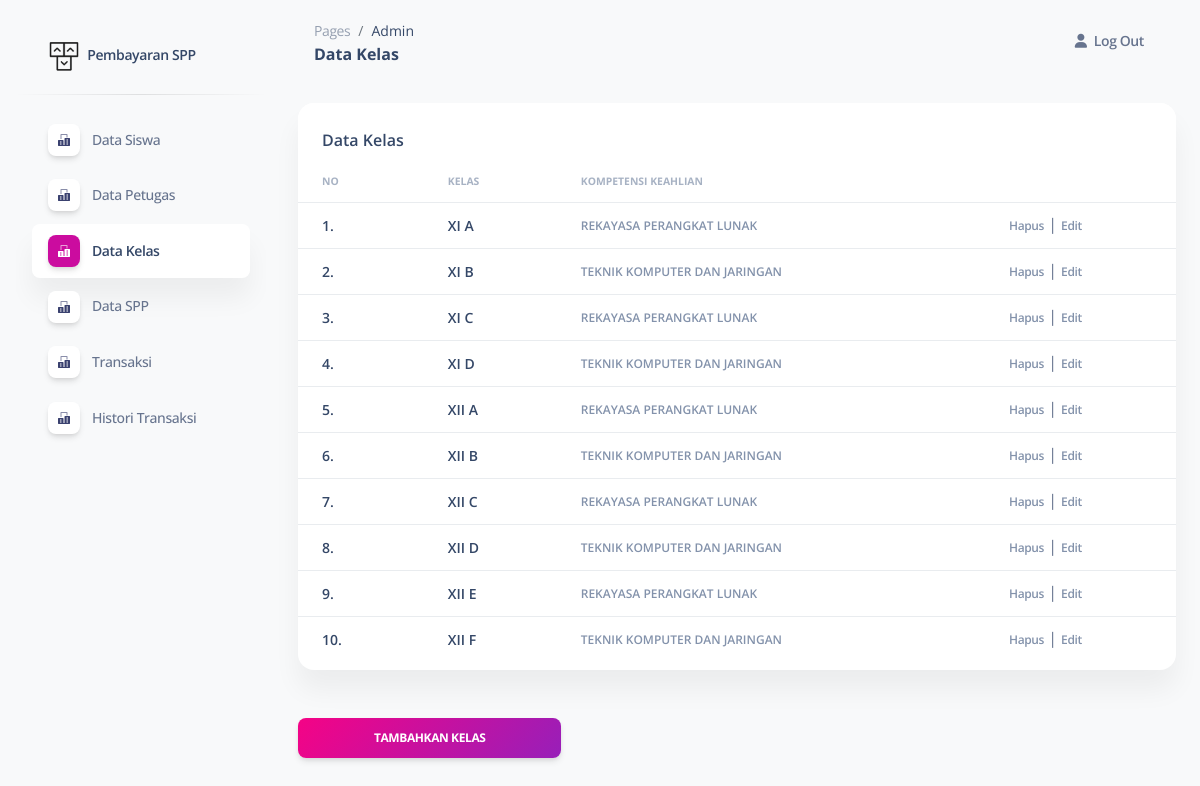
/pages_admin/data_kelas.php (signed in), run on the app's committed database.
### tables this page shows
CREATE TABLE `kelas` (
  `id_kelas` int(11) NOT NULL,
  `nama_kelas` varchar(10) NOT NULL,
  `kompetensi_keahlian` varchar(50) NOT NULL
);

### pages_admin/data_kelas.php (the view, shortened to what this page needs)
<!DOCTYPE html>
<html lang="en">
  <head>
    <link href="../assets/css/nucleo-icons.css" rel="stylesheet" />
    <link href="../assets/css/nucleo-svg.css" rel="stylesheet" />
    <link href="../assets/css/nucleo-svg.css" rel="stylesheet" />
    <link
      id="pagestyle"
      href="../assets/css/soft-ui-dashboard.css?v=1.0.3"
      rel="stylesheet"
    />
  </head>
  <body class="g-sidenav-show bg-gray-100">
    <aside
      class="sidenav navbar navbar-vertical navbar-expand-xs border-0 border-radius-xl my-3 fixed-start ms-3"
      id="sidenav-main"
    >
      <div class="sidenav-header">
        <a
          class="navbar-brand m-0"
          href="https://demos.creative-tim.com/soft-ui-dashboard/pages/dashboard.html"
          target="_blank"
        >
          <img
            src="../assets/img/logo-ct.png"
            class="navbar-brand-img h-100"
            alt="main_logo"
          />
          <span class="ms-1 font-weight-bold">Pembayaran SPP</span>
        </a>
      </div>
      <hr class="horizontal dark mt-0" />
      <div
        class="collapse navbar-collapse w-auto max-height-vh-100 h-100"
        id="sidenav-collapse-main"
      >
        <ul class="navbar-nav">
          <li class="nav-item">
            <a class="nav-link" href="../pages_admin/data_siswa.php">
              <div
                class="icon icon-shape icon-sm shadow border-radius-md bg-white text-center me-2 d-flex align-items-center justify-content-center"
              >
              </div>
              <span class="nav-link-text ms-1">Data Siswa</span>
            </a>
          </li>
          <li class="nav-item">
            <a class="nav-link" href="../pages_admin/data_petugas.php">
              <div
                class="icon icon-shape icon-sm shadow border-radius-md bg-white text-center me-2 d-flex align-items-center justify-content-center"
              >
              </div>
              <span class="nav-link-text ms-1">Data Petugas</span>
            </a>
          </li>
          <li class="nav-item">
            <a class="nav-link active" href="../pages_admin/data_kelas.php">
              <div
                class="icon icon-shape icon-sm shadow border-radius-md bg-white text-center me-2 d-flex align-items-center justify-content-center"
              >
              </div>
              <span class="nav-link-text ms-1">Data Kelas</span>
            </a>
          </li>
          <li class="nav-item">
            <a class="nav-link" href="../pages_admin/data_spp.php">
              <div
                class="icon icon-shape icon-sm shadow border-radius-md bg-white text-center me-2 d-flex align-items-center justify-content-center"
              >
              </div>
              <span class="nav-link-text ms-1">Data SPP</span>
            </a>
          </li>
          <li class="nav-item">
            <a class="nav-link" href="../pages_admin/transaksi.php">
              <div
                class="icon icon-shape icon-sm shadow border-radius-md bg-white text-center me-2 d-flex align-items-center justify-content-center"
              >
              </div>
              <span class="nav-link-text ms-1">Transaksi</span>
            </a>
          </li>
          <li class="nav-item">
            <a class="nav-link" href="../pages_admin/histori_transaksi.php">
              <div
                class="icon icon-shape icon-sm shadow border-radius-md bg-white text-center me-2 d-flex align-items-center justify-content-center"
              >
              </div>
              <span class="nav-link-text ms-1">Histori Transaksi</span>
            </a>
          </li>
        </ul>
      </div>
    </aside>
    <main
      class="main-content position-relative max-height-vh-100 h-100 mt-1 border-radius-lg"
    >
      <nav
        class="navbar navbar-main navbar-expand-lg px-0 mx-4 shadow-none border-radius-xl"
        id="navbarBlur"
        navbar-scroll="true"
      >
        <div class="container-fluid py-1 px-3">
          <nav aria-label="breadcrumb">
            <ol
              class="breadcrumb bg-transparent mb-0 pb-0 pt-1 px-0 me-sm-6 me-5"
            >
              <li class="breadcrumb-item text-sm">
                <a class="opacity-5 text-dark" href="javascript:;">Pages</a>
              </li>
              <li
                class="breadcrumb-item text-sm text-dark active"
                aria-current="page"
              >
                Admin
              </li>
            </ol>
            <h6 class="font-weight-bolder mb-0">Data Kelas</h6>
          </nav>
          <div
            class="collapse navbar-collapse mt-sm-0 mt-2 me-md-0 me-sm-4"
            id="navbar"
          >
            <ul class="navbar-nav ms-md-auto pe-md-3 d-flex align-items-center">
              <li class="nav-item d-flex align-items-center">
                <a
                  href="../backend/logout.php"
                  class="nav-link text-body font-weight-bold px-0"
                >
                  <i class="fa fa-user me-sm-1"></i>
                  <span class="d-sm-inline d-none">Log Out</span>
                </a>
              </li>
            </ul>
          </div>
        </div>
      </nav>
      <div class="container-fluid py-4">
        <div class="row">
          <div class="col-12">
            <div class="card mb-4">
              <div class="card-header pb-0">
                <h6>Data Kelas</h6>
              </div>
              <div class="card-body px-0 pt-0 pb-2">
                <div class="table-responsive p-0">
                  <table class="table align-items-center mb-0">
                    <thead>
                      <tr>
                        <th
                          class="text-uppercase text-secondary text-xxs font-weight-bolder opacity-7"
                        >
                          No
                        </th>
                        <th
                          class="text-uppercase text-secondary text-xxs font-weight-bolder opacity-7 ps-3"
                        >
                          Kelas
                        </th>
                        <th
                          class="text-uppercase text-secondary text-xxs font-weight-bolder opacity-7 ps-2"
                        >
                          Kompetensi Keahlian
                        </th>
                        <th class="text-secondary opacity-7"></th>
                      </tr>
                    </thead>
                    <tbody>
                      <?php
                        include "../koneksi.php";
                        $qry_kelas=mysqli_query($conn,"SELECT * FROM kelas ORDER BY nama_kelas ASC");
                        $no=0;
                        while($data_kelas=mysqli_fetch_array($qry_kelas)){
                            $no++;
                      ?>
                      <tr>
                        <td>
                          <div class="d-flex px-3 py-1">
                            <div
                              class="d-flex flex-column justify-content-center"
                            >
                              <h6 class="mb-0 text-sm"><?=$no?>.</h6>
                            </div>
                          </div>
                        </td>
                        <td>
                          <div class="d-flex px-2 py-1">
                            <div
                              class="d-flex flex-column justify-content-center"
                            >
                              <h6 class="mb-0 text-sm"><?=$data_kelas['nama_kelas']?></h6>
                            </div>
                          </div>
                        </td>
                        <td class="align-middle">
                          <span class="text-secondary text-xs font-weight-bold"
                            ><?=$data_kelas['kompetensi_keahlian']?></span
                          >
                        </td>
                        <td class="align-middle">
                          <a href="../backend/hapus_kelas.php?id_kelas=<?=$data_kelas['id_kelas']?>"
                            onclick="return confirm('Apakah anda yakin menghapus data ini?')"
                            class="text-secondary font-weight-bold text-xs"
                            data-toggle="tooltip"
                            data-original-title="Hapus data">Hapus</a> |
                          <a
                            href="edit_kelas.php?id_kelas=<?=$data_kelas['id_kelas']?>"
                            class="text-secondary font-weight-bold text-xs"
                            data-toggle="tooltip"
                            data-original-title="Edit data"
                          >
                            Edit
                          </a>
                        </td>
                      </tr>
                        <?php
                          }
                        ?>
                    </tbody>
                  </table>
                </div>
              </div>
            </div>
            <a class="btn bg-gradient-primary mt-4 w-30" href="tambah_kelas.php" type="button">Tambahkan Kelas</a>
          </div>
        </div>
      </div>
    </main>
  </body>
</html>

### assets/css/nucleo-svg.css (style rules this page uses)
.icon { display: inline-block; color: #111111; height: 1em; width: 1em; }
.icon-sm { height: 0.8em; width: 0.8em; }
.icon { fill: currentColor; stroke: none; }

### data on the page
kelas: nama_kelas "XI A", kompetensi_keahlian "REKAYASA PERANGKAT LUNAK"
kelas: nama_kelas "XI B", kompetensi_keahlian "TEKNIK KOMPUTER DAN JARINGAN"
kelas: nama_kelas "XI C", kompetensi_keahlian "REKAYASA PERANGKAT LUNAK"
kelas: nama_kelas "XI D", kompetensi_keahlian "TEKNIK KOMPUTER DAN JARINGAN"
kelas: nama_kelas "XII A", kompetensi_keahlian "REKAYASA PERANGKAT LUNAK"
kelas: nama_kelas "XII B", kompetensi_keahlian "TEKNIK KOMPUTER DAN JARINGAN"
kelas: nama_kelas "XII C", kompetensi_keahlian "REKAYASA PERANGKAT LUNAK"
kelas: nama_kelas "XII D", kompetensi_keahlian "TEKNIK KOMPUTER DAN JARINGAN"
kelas: nama_kelas "XII E", kompetensi_keahlian "REKAYASA PERANGKAT LUNAK"
kelas: nama_kelas "XII F", kompetensi_keahlian "TEKNIK KOMPUTER DAN JARINGAN"
